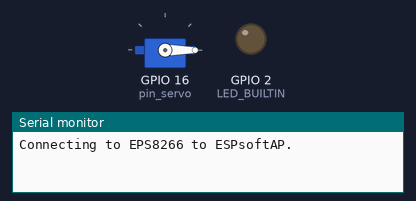
Bench run of a sketch on a simulated ESP8266 (NodeMCU). On the bench: servo, output pins drawn as LEDs (lit = HIGH, except the on-board LED, lit = LOW), the last lines printed to the serial monitor. WiFi joins after 1.5 s; servers stay silent unless stated.

Above: at 0.1 s.
At 1.6 s:
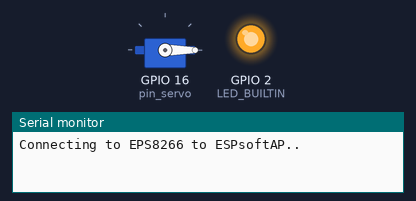
Timing chart, 0 to 3.1 s (numbered marks = the images above):
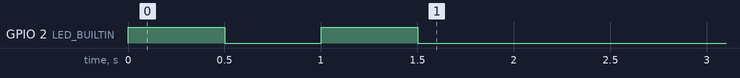

The sketch:

all_STA.ino
```cpp
#include <ESP8266WiFi.h>
#include <WiFiUdp.h>
#include <Servo.h>
#define BUFFER_SIZE 255

//WiFi Connection
const char* STA_ssid = "ESPsoftAP";
const char* STA_password = "ESP8266Inmoov";

int angle_Current; //

char buffer[BUFFER_SIZE];
char incomingPacket[BUFFER_SIZE];  // buffer for incoming packets
int len = 0;
int angle_Suivant = 0;

//Servomoteur
int pin_servo = 16;//Pin D0 de l'ESP8266
//Client Structure
struct Clt {
  String c_name;
  IPAddress ip;
  IPAddress gateway;
  int port;
  int angle_Center;
};


//List of clients

Clt client1{"SHOULDER RIGHT",IPAddress(172, 20, 10, 121), IPAddress(172, 20, 10, 9), 4321, 10};//CHECK
Clt client2{"OMOPLATE RIGHT",IPAddress(172, 20, 10, 122), IPAddress(172, 20, 10, 9), 4321, 30};//CHECK
Clt client3{"ROTATE RIGHT",IPAddress(172, 20, 10, 123), IPAddress(172, 20, 10, 9), 4321, 100};//CHECK
Clt client4{"BICEPS RIGHT",IPAddress(172, 20, 10, 124), IPAddress(172, 20, 10, 9), 4321, 120};    //VALEURS A VERIFIER
Clt client5{"HEAD Y",IPAddress(172, 20, 10, 125), IPAddress(172, 20, 10, 9), 4321, 130};//CHECK
Clt client6{"HEAD Z",IPAddress(172, 20, 10, 126), IPAddress(172, 20, 10, 9), 4321, 102};//CHECK
Clt client7{"HAND RIGHT", IPAddress(172, 20, 10, 127), IPAddress(172, 20, 10, 9), 4321, 0};        //HAND RIGHT   //VALEURS A VERIFIER
Clt client8{"HAND LEFT", IPAddress(172, 20, 10, 128), IPAddress(172, 20, 10, 9), 4321, 0};         //HAND LEFT    //VALEURS A VERIFIER
Clt client9{"WRIST RIGHT", IPAddress(172, 20, 10, 129), IPAddress(172, 20, 10, 9), 4321, 0};    //VALEURS A VERIFIER
Clt clientA{"WAIST", IPAddress(172, 20, 10, 130), IPAddress(172, 20, 10, 9), 4321, 85};//CHECK
Clt clientB{"SPINE", IPAddress(172, 20, 10, 131), IPAddress(172, 20, 10, 9), 4321, 80};//CHECK

Clt clientC{"SHOULDER LEFT", IPAddress(172, 20, 10, 132), IPAddress(172, 20, 10, 9), 4321, 85};   //CHECK
Clt clientD{"OMOPLATE LEFT",IPAddress(172, 20, 10, 133), IPAddress(172, 20, 10, 9), 4321, 0};//CHECK
Clt clientE{"ROTATE LEFT",IPAddress(172, 20, 10, 134), IPAddress(172, 20, 10, 9), 4321, 100};//CHECK


Clt client_USED{clientD.c_name, clientD.ip, clientD.gateway, clientD.port, clientD.angle_Center}; //client actuel utilisé dans le programme


IPAddress subnet(255, 255, 255, 0);
WiFiUDP udp;
Servo servo;

//See if the ESP is connected to the network
void isDisconnected()
{
  while (WiFi.status() != WL_CONNECTED) { // Wait for the Wi-Fi to connect
    digitalWrite(LED_BUILTIN, HIGH);
    Serial.print('.');
    delay(500);
    digitalWrite(LED_BUILTIN, LOW);
    delay(500);
  }
}


void setup() {
  Serial.begin(115200);
  servo.attach(pin_servo);
  servo.write(client_USED.angle_Center); //Reset all servos to their center position when power is turned on
  pinMode(LED_BUILTIN, OUTPUT);
  WiFi.mode(WIFI_STA);
  WiFi.begin(STA_ssid, STA_password);
  Serial.print("Connecting to EPS8266 to ");
  Serial.print(STA_ssid);
  isDisconnected();
  WiFi.config(client_USED.ip, client_USED.gateway, subnet);
  udp.begin(client_USED.port);
}

int ReadPacket() {
  int packetSize = udp.parsePacket();
  int angle_Suivant = angle_Current ;
  if (packetSize)
  {
    // receive incoming UDP packets
    len = udp.read(incomingPacket, BUFFER_SIZE);
    if (len > 0)
    {
      incomingPacket[len] = 0;
    }
    String donnee = String(incomingPacket);

    angle_Suivant = donnee.toInt();

    return angle_Suivant;
  }
}

  void servoMove(int angle_Suivant, int angle_Current ) //Adjust the rotation speed by changing the delay
  {
    if (angle_Suivant < angle_Current)
    {
      for (int index = angle_Current; index >= angle_Suivant; index--)
      {
        servo.write(client_USED.angle_Center + index);
        delay(20);
      }
    }
    else
    {
      for (int index = angle_Current; index <= angle_Suivant ; index++)
      {
        servo.write(client_USED.angle_Center + index);
        delay(20);
      }
    }
    angle_Current = angle_Suivant;
  }


  /*----------------------
        MAIN LOOP
    ---------------------*/
  void loop() {
    isDisconnected();

    angle_Suivant = ReadPacket();
    if (angle_Suivant != angle_Current)      //CORRIGER LA COMMANDE QUAND ON ENTRE 0 = POSITION INITIALE
    {
      servoMove(angle_Suivant, angle_Current);
    }
  }
```
